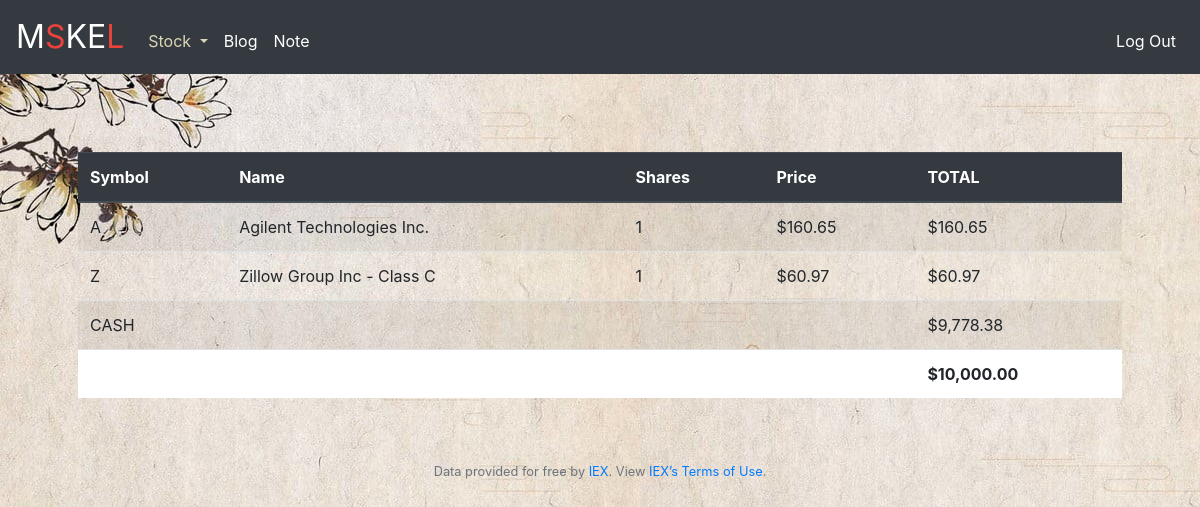
The page / (signed in) on the database its author committed.
### tables this page shows
CREATE TABLE purchase(

                            user_id  INTEGER,
                            name     TEXT NOT NULL,
                            
                            price    NUMERIC NOT NULL,
                            symbol   TEXT NOT NULL,
                            shares   INTEGER,
                            total    NUMERIC NOT NULL,

                            FOREIGN KEY(user_id) REFERENCES users(id)
                        );

### finance/views.py (the view)
@views.route("/")
@login_required
def index():
    purchases = db.execute("SELECT * FROM purchase WHERE (user_id) = (?)", (session["user_id"],)).fetchall()
    for i in range(len(purchases)) :
        purchases[i] = list(purchases[i])
        purchases[i][2] = usd(purchases[i][2])
        purchases[i][5] = usd(purchases[i][5])
    startCash = db.execute("SELECT cash FROM users WHERE id = (?)", (session['user_id'],)).fetchone()[0]
    startCash = usd(startCash)
    current_Cash = db.execute("SELECT currentCash FROM cash WHERE (user_id) = (?)", (session["user_id"],)).fetchone()[0]
    current_Cash = usd(current_Cash)
    return render_template("index.html", purchases=purchases, current_Cash=current_Cash, startCash=startCash)

### finance/helpers.py (called while the page is built)
def login_required(f):
    @wraps(f)
    def decorated_function(*args, **kwargs):
        if session.get("user_id") is None:
            return redirect("/login")
        return f(*args, **kwargs)
    return decorated_function

def usd(value):
    return f"${value:,.2f}"

### finance/templates/index.html (shortened to what this page needs)
{% extends "layout.html" %}
{% block main %}
<table class="table table-striped">
  <thead style="text-align:left" class="thead-dark">
    <tr>
      <th scope="col">Symbol</th>
      <th scope="col">Name</th>
      <th scope="col">Shares</th>
      <th scope="col">Price</th>
      <th scope="col">TOTAL</th>
    </tr>
  </thead>
  <tbody style="text-align:left" >
    {% for purchase in purchases %}
    <tr>
      <td> {{ purchase[3] }} </td>
      <td> {{ purchase[1] }} </td>
      <td> {{ purchase[4] }} </td>
      <td> {{ purchase[2] }} </td>
      <td> {{ purchase[5] }} </td>
    </tr>
    {% endfor %}
     <tr>
      <td>CASH</td>
      <td></td>
      <td></td>
      <td></td>
      <td> {{ current_Cash }} </td>
    </tr>
    <tr style="background-color:white">
      <td></td>
      <td></td>
      <td></td>
      <td></td>
      <td><b> {{ startCash }} <b></b></td>
    </tr>
  </tbody>
</table>
{% endblock %}

### finance/templates/layout.html (shortened to what this page needs)
<!DOCTYPE html>
<html lang="en">
    <head>
        <link rel="stylesheet" href="https://cdn.jsdelivr.net/npm/bootstrap@4.5.3/dist/css/bootstrap.min.css">
        <link href="/static/styles.css" rel="stylesheet">
    </head>
    <body>
        <nav class="navbar navbar-expand-lg navbar-dark bg-dark">
            <a class="navbar-brand" href="/"><span >M</span><span class="red">S</span><span >K</span><span>E</span><span class="red">L</span></a>
            <div class="collapse navbar-collapse" id="navbar">
                {% if session.user_id %}
                    <ul class="navbar-nav mr-auto mt-2">
                        <li class="nav-item active">
                            <a class="nav-link dropdown-toggle" href="#" id="navbarDropdown" role="button" data-toggle="dropdown" aria-haspopup="true" aria-expanded="false">
                                Stock
                            </a>
                        </li>
                        <li class="nav-item active"><a class="nav-link" href="/blog">Blog</a></li>
                        <li class="nav-item active"><a class="nav-link" href="/note">Note</a></li>
                    </ul>
                    <ul class="navbar-nav ml-auto mt-2">
                        <li class="nav-item active"><a class="nav-link" href="/logout">Log Out</a></li>
                    </ul>
                {% else %}
                    <ul class="navbar-nav ml-auto mt-2">
                        <li class="nav-item active"><a class="nav-link" href="/register">Register</a></li>
                        <li class="nav-item active"><a class="nav-link" href="/login">Log In</a></li>
                    </ul>
                {% endif %}
            </div>
        </nav>
        <main class="container p-5">
            {% block main %}{% endblock %}
        </main>
        <footer class="small text-center text-muted">
            Data provided for free by <a href="https://iextrading.com/developer">IEX</a>. View <a href="https://iextrading.com/api-exhibit-a/">IEX’s Terms of Use</a>.
        </footer>
    </body>
</html>

### finance/static/styles.css (style rules this page uses)
body { background:url('backcut.jpg') no-repeat,url('backnew.jpg'); }
#navbarDropdown { color:RGB(219, 214, 182); }
table { margin-top:30px; }
nav .navbar-brand { font-size: xx-large; }
nav .navbar-brand .red { color: #ea433b; }
main { overflow-x: auto; text-align: center; }

### rows shown on the page
purchase: symbol "A", name "Agilent Technologies Inc.", shares "1", price "$160.65", total "$160.65"
purchase: symbol "Z", name "Zillow Group Inc - Class C", shares "1", price "$60.97", total "$60.97"

### other values the page prints
{{ current_Cash }} "$9,778.38"
{{ startCash }} "$10,000.00"
